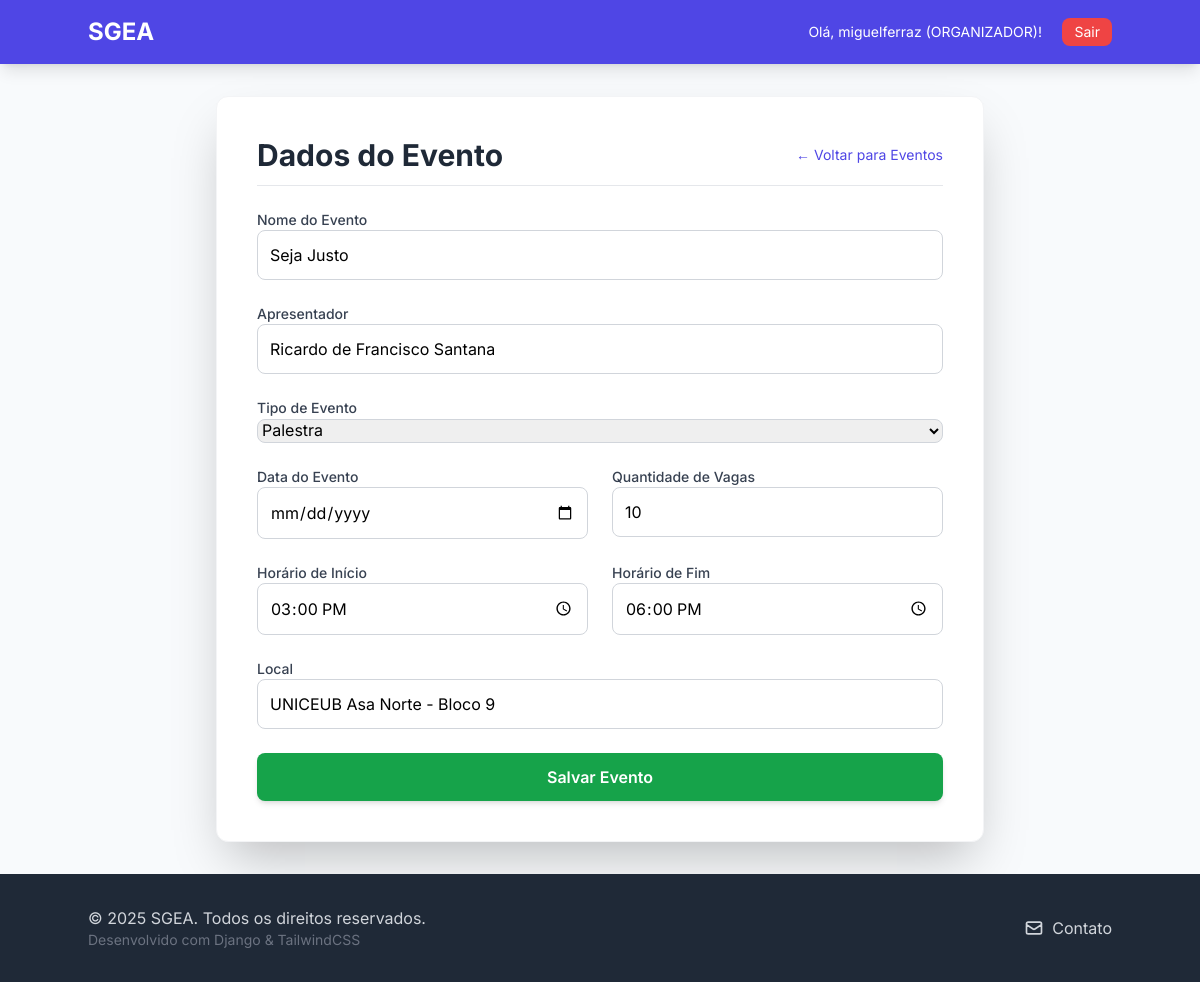
Page /eventos/3/editar/ (signed in) on the committed database.
### users/models.py (models this page shows, shortened)
class Usuario(AbstractUser):
    telefone = models.CharField(max_length=15, verbose_name='Telefone', blank=True, null=True)
    instituicao_ensino = models.CharField(
        max_length=100,
        verbose_name='Instituição de Ensino',
        blank=True,
        null=True
    )
    PERFIL_CHOICES = (
        ('ALUNO', 'Aluno'),
        ('PROFESSOR', 'Professor'),
        ('ORGANIZADOR', 'Organizador'),
    )
    perfil = models.CharField(
        max_length=15,
        choices=PERFIL_CHOICES,
        default='ALUNO',
        verbose_name='Perfil'
    )
    data_registro = models.DateTimeField(auto_now_add=True)
    class Meta:
        verbose_name = 'Usuário'
        verbose_name_plural = 'Usuários'

### events/models.py (models this page shows, shortened)
class Evento(models.Model):
    TIPO_CHOICES = (
        ('SEMINARIO', 'Seminário'),
        ('PALESTRA', 'Palestra'),
        ('MINICURSO', 'Minicurso'),
        ('SEMANA', 'Semana Acadêmica'),
    )
    nome_evento = models.CharField(max_length=255)
    apresentador = models.CharField(max_length=255)
    tipo_evento = models.CharField(max_length=50, choices=TIPO_CHOICES)
    data = models.DateField()
    horario_inicio = models.TimeField()
    horario_fim = models.TimeField()
    local = models.CharField(max_length=255)
    qtd_participantes = models.IntegerField(default=0)
    organizador_responsavel = models.ForeignKey(
        Usuario,
        on_delete=models.CASCADE,
        limit_choices_to={'perfil': 'ORGANIZADOR'} # Garante que apenas organizadores possam ser selecionados
    )

### events/views.py (the view)
# urls.py: path('<int:pk>/editar/', views.EventUpdateView.as_view(), name='event_update'),
class EventUpdateView(LoginRequiredMixin, OrganizadorRequiredMixin, UpdateView):
    model = Evento
    form_class = EventForm
    template_name = 'events/event_form.html'
    success_url = reverse_lazy('events:event_list')
    def get_queryset(self):
        return super().get_queryset().filter(organizador_responsavel=self.request.user)

### events/forms.py
class EventForm(forms.ModelForm):
    class Meta:
        model = Evento
        fields = [
            'nome_evento',
            'apresentador',
            'tipo_evento',
            'data',
            'horario_inicio',
            'horario_fim',
            'local',
            'qtd_participantes'
        ]
        widgets = {
            'nome_evento': forms.TextInput(attrs={'placeholder': 'Ex: Semana da Computação'}),
            'apresentador': forms.TextInput(attrs={'placeholder': 'Ex: Dr. Fulano de Tal'}),
            'data': forms.DateInput(attrs={'type': 'date'}),
            'horario_inicio': forms.TimeInput(attrs={'type': 'time'}), # Alterado
            'horario_fim': forms.TimeInput(attrs={'type': 'time'}),
        }

### events/views.py (called while the page is built)
    def test_func(self):
        return self.request.user.is_authenticated and (self.request.user.is_staff or self.request.user.perfil == 'ORGANIZADOR')

### events/templates/events/event_form.html (shortened to what this page needs)
{% load static %}
<!DOCTYPE html>
<html lang="pt-br">
<head>
    <script src="https://cdn.tailwindcss.com"></script>
    <link rel="stylesheet" href="{% static 'css/base.css' %}">
</head>
<body>
    <nav class="p-4 shadow-lg">
        <div class="container mx-auto flex justify-between items-center">
            <a href="{% url 'inicio:home' %}" class="text-2xl font-bold text-white">SGEA</a>
            <div class="space-x-4">
                {% if user.is_authenticated %}
                    <span class="text-white text-sm">Olá, {{ user.username }} ({{ user.perfil }})!</span>
                    <form class="inline" method="post" action="{% url 'logout' %}">
                        <button type="submit" class="bg-red-500 hover:bg-red-600 text-white px-3 py-1 rounded-lg text-sm transition duration-200">Sair</button>
                    </form>
                {% endif %}
            </div>
        </div>
    </nav>
    <main class="container mx-auto p-4 md:p-8">
        <div class="w-full max-w-3xl mx-auto bg-white p-8 md:p-10 rounded-xl shadow-2xl border border-gray-100">
            <div class="flex justify-between items-center mb-6 border-b pb-3">
                <h2 class="text-3xl font-bold text-gray-800">Dados do Evento</h2>
                <a href="{% url 'events:event_list' %}" class="text-sm text-indigo-600 hover:text-indigo-800">← Voltar para Eventos</a>
            </div>
            <form method="post" class="space-y-6">
                <div class="grid md:grid-cols-2 gap-6">
                    <div class="md:col-span-2"><label for="{{ form.nome_evento.id_for_label }}" class="block text-sm font-medium text-gray-700">Nome do Evento</label>{{ form.nome_evento }}</div>
                    <div class="md:col-span-2"><label for="{{ form.apresentador.id_for_label }}" class="block text-sm font-medium text-gray-700">Apresentador</label>{{ form.apresentador }}</div>
                    <div class="md:col-span-2"><label for="{{ form.tipo_evento.id_for_label }}" class="block text-sm font-medium text-gray-700">Tipo de Evento</label>{{ form.tipo_evento }}</div>
                    <div><label for="{{ form.data.id_for_label }}" class="block text-sm font-medium text-gray-700">Data do Evento</label>{{ form.data }}</div>
                    <div><label for="{{ form.qtd_participantes.id_for_label }}" class="block text-sm font-medium text-gray-700">Quantidade de Vagas</label>{{ form.qtd_participantes }}</div>
                    <div><label for="{{ form.horario_inicio.id_for_label }}" class="block text-sm font-medium text-gray-700">Horário de Início</label>{{ form.horario_inicio }}</div>
                    <div><label for="{{ form.horario_fim.id_for_label }}" class="block text-sm font-medium text-gray-700">Horário de Fim</label>{{ form.horario_fim }}</div>
                    <div class="md:col-span-2"><label for="{{ form.local.id_for_label }}" class="block text-sm font-medium text-gray-700">Local</label>{{ form.local }}</div>
                </div>
                <button type="submit" class="w-full py-3 px-4 bg-green-600 hover:bg-green-700 text-white font-semibold rounded-lg shadow-md transition duration-200 focus:outline-none focus:ring-2 focus:ring-green-500 focus:ring-offset-2">Salvar Evento</button>
            </form>
        </div>
    </main>
    {% include 'inicio/partials/footer.html' %}
</body>
</html>

### sgea_core/static/css/base.css (style rules this page uses)
html { height: 100%; }
body { display: flex; flex-direction: column; min-height: 100%; font-family: 'Inter', sans-serif; margin: 0; padding: 0; box-sizing: border-box; -webkit-font-smoothing: antialiased; background-color: #f8fafc; }
main { flex-grow: 1; }
nav { background-color: #4f46e5; }
a { transition: color 0.2s; }
input:not([type="checkbox"]):not([type="radio"]), select, textarea { width: 100%; }
input[type="text"], input[type="password"], input[type="email"], input[type="number"], input[type="date"], input[type="time"], select { width: 100%; padding: 0.75rem; border: 1px solid #d1d5db; border-radius: 0.5rem; outline: none; transition: box-shadow 0.15s, border-color 0.15s; }

### rows in the picture
Usuario: username "miguelferraz", perfil "ORGANIZADOR"
Evento: nome_evento "Seja Justo", apresentador "Ricardo de Francisco Santana", tipo_evento "Palestra", qtd_participantes "10", horario_inicio "15:00:00", horario_fim "18:00:00", local "UNICEUB Asa Norte - Bloco 9"
